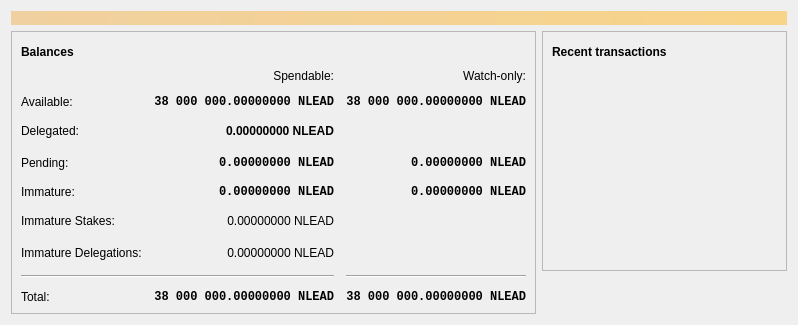
<?xml version="1.0" encoding="UTF-8"?>
<ui version="4.0">
 <class>OverviewPage</class>
 <widget class="QWidget" name="OverviewPage">
  <property name="geometry">
   <rect>
    <x>0</x>
    <y>0</y>
    <width>798</width>
    <height>323</height>
   </rect>
  </property>
  <property name="windowTitle">
   <string>Form</string>
  </property>
  <layout class="QVBoxLayout" name="topLayout">
   <item>
    <widget class="QLabel" name="labelAlerts">
     <property name="visible">
      <bool>false</bool>
     </property>
     <property name="styleSheet">
      <string notr="true">QLabel { background-color: qlineargradient(x1: 0, y1: 0, x2: 1, y2: 0, stop:0 #F0D0A0, stop:1 #F8D488); color:#000000; }</string>
     </property>
     <property name="wordWrap">
      <bool>true</bool>
     </property>
     <property name="margin">
      <number>3</number>
     </property>
     <property name="textInteractionFlags">
      <set>Qt::TextSelectableByMouse</set>
     </property>
    </widget>
   </item>
   <item>
    <layout class="QHBoxLayout" name="horizontalLayout" stretch="1,1">
     <item>
      <layout class="QVBoxLayout" name="verticalLayout_2">
       <item>
        <widget class="QFrame" name="frame">
         <property name="frameShape">
          <enum>QFrame::StyledPanel</enum>
         </property>
         <property name="frameShadow">
          <enum>QFrame::Raised</enum>
         </property>
         <layout class="QVBoxLayout" name="verticalLayout_4">
          <item>
           <layout class="QHBoxLayout" name="horizontalLayout_4">
            <item>
             <widget class="QLabel" name="label_5">
              <property name="font">
               <font>
                <bold>true</bold>
               </font>
              </property>
              <property name="text">
               <string>Balances</string>
              </property>
             </widget>
            </item>
            <item>
             <widget class="QPushButton" name="labelWalletStatus">
              <property name="enabled">
               <bool>true</bool>
              </property>
              <property name="maximumSize">
               <size>
                <width>30</width>
                <height>16777215</height>
               </size>
              </property>
              <property name="toolTip">
               <string>The displayed information may be out of date. Your wallet automatically synchronizes with the Bitcoin network after a connection is established, but this process has not completed yet.</string>
              </property>
              <property name="text">
               <string/>
              </property>
              <property name="icon">
               <iconset resource="../bitcoin.qrc">
                <normaloff>:/icons/warning</normaloff>
                <disabledoff>:/icons/warning</disabledoff>:/icons/warning</iconset>
              </property>
              <property name="iconSize">
               <size>
                <width>24</width>
                <height>24</height>
               </size>
              </property>
              <property name="flat">
               <bool>true</bool>
              </property>
             </widget>
            </item>
            <item>
             <spacer name="horizontalSpacer_3">
              <property name="orientation">
               <enum>Qt::Horizontal</enum>
              </property>
              <property name="sizeHint" stdset="0">
               <size>
                <width>40</width>
                <height>20</height>
               </size>
              </property>
             </spacer>
            </item>
           </layout>
          </item>
          <item>
           <layout class="QGridLayout" name="gridLayout">
            <property name="spacing">
             <number>12</number>
            </property>
            <item row="3" column="2">
             <widget class="QLabel" name="labelWatchPending">
              <property name="font">
               <font>
                <family>Monospace</family>
                <bold>true</bold>
               </font>
              </property>
              <property name="cursor">
               <cursorShape>IBeamCursor</cursorShape>
              </property>
              <property name="toolTip">
               <string>Unconfirmed transactions to watch-only addresses</string>
              </property>
              <property name="text">
               <string notr="true">0.00000000 NLEAD</string>
              </property>
              <property name="alignment">
               <set>Qt::AlignRight|Qt::AlignTrailing|Qt::AlignVCenter</set>
              </property>
              <property name="textInteractionFlags">
               <set>Qt::LinksAccessibleByMouse|Qt::TextSelectableByKeyboard|Qt::TextSelectableByMouse</set>
              </property>
             </widget>
            </item>
            <item row="3" column="1">
             <widget class="QLabel" name="labelUnconfirmed">
              <property name="font">
               <font>
                <family>Monospace</family>
                <bold>true</bold>
               </font>
              </property>
              <property name="cursor">
               <cursorShape>IBeamCursor</cursorShape>
              </property>
              <property name="toolTip">
               <string>Total of transactions that have yet to be confirmed, and do not yet count toward the spendable balance</string>
              </property>
              <property name="text">
               <string notr="true">0.00000000 NLEAD</string>
              </property>
              <property name="alignment">
               <set>Qt::AlignRight|Qt::AlignTrailing|Qt::AlignVCenter</set>
              </property>
              <property name="textInteractionFlags">
               <set>Qt::LinksAccessibleByMouse|Qt::TextSelectableByKeyboard|Qt::TextSelectableByMouse</set>
              </property>
             </widget>
            </item>
            <item row="4" column="2">
             <widget class="QLabel" name="labelWatchImmature">
              <property name="font">
               <font>
                <family>Monospace</family>
                <bold>true</bold>
               </font>
              </property>
              <property name="cursor">
               <cursorShape>IBeamCursor</cursorShape>
              </property>
              <property name="toolTip">
               <string>Mined balance in watch-only addresses that has not yet matured</string>
              </property>
              <property name="text">
               <string notr="true">0.00000000 NLEAD</string>
              </property>
              <property name="alignment">
               <set>Qt::AlignRight|Qt::AlignTrailing|Qt::AlignVCenter</set>
              </property>
              <property name="textInteractionFlags">
               <set>Qt::LinksAccessibleByMouse|Qt::TextSelectableByKeyboard|Qt::TextSelectableByMouse</set>
              </property>
             </widget>
            </item>
            <item row="7" column="0" colspan="2">
             <widget class="Line" name="line">
              <property name="orientation">
               <enum>Qt::Horizontal</enum>
              </property>
             </widget>
            </item>
            <item row="7" column="2">
             <widget class="Line" name="lineWatchBalance">
              <property name="sizePolicy">
               <sizepolicy hsizetype="Preferred" vsizetype="Fixed">
                <horstretch>0</horstretch>
                <verstretch>0</verstretch>
               </sizepolicy>
              </property>
              <property name="minimumSize">
               <size>
                <width>140</width>
                <height>0</height>
               </size>
              </property>
              <property name="orientation">
               <enum>Qt::Horizontal</enum>
              </property>
             </widget>
            </item>
            <item row="8" column="0">
             <widget class="QLabel" name="labelTotalText">
              <property name="text">
               <string>Total:</string>
              </property>
             </widget>
            </item>
            <item row="4" column="1">
             <widget class="QLabel" name="labelImmature">
              <property name="font">
               <font>
                <family>Monospace</family>
                <bold>true</bold>
               </font>
              </property>
              <property name="cursor">
               <cursorShape>IBeamCursor</cursorShape>
              </property>
              <property name="toolTip">
               <string>Mined balance that has not yet matured</string>
              </property>
              <property name="text">
               <string notr="true">0.00000000 NLEAD</string>
              </property>
              <property name="alignment">
               <set>Qt::AlignRight|Qt::AlignTrailing|Qt::AlignVCenter</set>
              </property>
              <property name="textInteractionFlags">
               <set>Qt::LinksAccessibleByMouse|Qt::TextSelectableByKeyboard|Qt::TextSelectableByMouse</set>
              </property>
             </widget>
            </item>
            <item row="3" column="3">
             <spacer name="horizontalSpacer_2">
              <property name="orientation">
               <enum>Qt::Horizontal</enum>
              </property>
              <property name="sizeHint" stdset="0">
               <size>
                <width>40</width>
                <height>20</height>
               </size>
              </property>
             </spacer>
            </item>
            <item row="4" column="0">
             <widget class="QLabel" name="labelImmatureText">
              <property name="text">
               <string>Immature:</string>
              </property>
             </widget>
            </item>
            <item row="5" column="1">
             <widget class="QLabel" name="labelStake">
              <property name="font">
               <font/>
              </property>
              <property name="cursor">
               <cursorShape>IBeamCursor</cursorShape>
              </property>
              <property name="toolTip">
               <string>Stake</string>
              </property>
              <property name="text">
               <string notr="true">0.00000000 NLEAD</string>
              </property>
              <property name="alignment">
               <set>Qt::AlignRight|Qt::AlignTrailing|Qt::AlignVCenter</set>
              </property>
              <property name="textInteractionFlags">
               <set>Qt::LinksAccessibleByMouse|Qt::TextSelectableByKeyboard|Qt::TextSelectableByMouse</set>
              </property>
             </widget>
            </item>
            <item row="5" column="3">
             <spacer name="horizontalSpacer_4">
              <property name="orientation">
               <enum>Qt::Horizontal</enum>
              </property>
              <property name="sizeHint" stdset="0">
               <size>
                <width>40</width>
                <height>20</height>
               </size>
              </property>
             </spacer>
            </item>
            <item row="5" column="0">
             <widget class="QLabel" name="labelStakeText">
              <property name="text">
               <string>Immature Stakes:</string>
              </property>
             </widget>
            </item>
            <item row="6" column="1">
             <widget class="QLabel" name="labelImmatureDelegated">
              <property name="font">
               <font/>
              </property>
              <property name="cursor">
               <cursorShape>IBeamCursor</cursorShape>
              </property>
              <property name="toolTip">
               <string>Immature Delegations</string>
              </property>
              <property name="text">
               <string notr="true">0.00000000 NLEAD</string>
              </property>
              <property name="alignment">
               <set>Qt::AlignRight|Qt::AlignTrailing|Qt::AlignVCenter</set>
              </property>
              <property name="textInteractionFlags">
               <set>Qt::LinksAccessibleByMouse|Qt::TextSelectableByKeyboard|Qt::TextSelectableByMouse</set>
              </property>
             </widget>
            </item>
            <item row="6" column="3">
             <spacer name="horizontalSpacer_6">
              <property name="orientation">
               <enum>Qt::Horizontal</enum>
              </property>
              <property name="sizeHint" stdset="0">
               <size>
                <width>40</width>
                <height>20</height>
               </size>
              </property>
             </spacer>
            </item>
            <item row="6" column="0">
             <widget class="QLabel" name="labelImmatureDelegatedText">
              <property name="text">
               <string>Immature Delegations:</string>
              </property>
             </widget>
            </item>
            <item row="2" column="1">
             <widget class="QLabel" name="labelDelegated">
              <property name="font">
               <font>
                <bold>true</bold>
               </font>
              </property>
              <property name="cursor">
               <cursorShape>IBeamCursor</cursorShape>
              </property>
              <property name="toolTip">
               <string>Delegated</string>
              </property>
              <property name="text">
               <string notr="true">0.00000000 NLEAD</string>
              </property>
              <property name="alignment">
               <set>Qt::AlignRight|Qt::AlignTrailing|Qt::AlignVCenter</set>
              </property>
              <property name="textInteractionFlags">
               <set>Qt::LinksAccessibleByMouse|Qt::TextSelectableByKeyboard|Qt::TextSelectableByMouse</set>
              </property>
             </widget>
            </item>
            <item row="2" column="3">
             <spacer name="horizontalSpacer_5">
              <property name="orientation">
               <enum>Qt::Horizontal</enum>
              </property>
              <property name="sizeHint" stdset="0">
               <size>
                <width>40</width>
                <height>20</height>
               </size>
              </property>
             </spacer>
            </item>
            <item row="2" column="0">
             <widget class="QLabel" name="labelDelegatedText">
              <property name="text">
               <string>Delegated:</string>
              </property>
             </widget>
            </item>
            <item row="8" column="1">
             <widget class="QLabel" name="labelTotal">
              <property name="font">
               <font>
                <family>Monospace</family>
                <bold>true</bold>
               </font>
              </property>
              <property name="cursor">
               <cursorShape>IBeamCursor</cursorShape>
              </property>
              <property name="toolTip">
               <string>Your current total balance</string>
              </property>
              <property name="text">
               <string notr="true">38 000 000.00000000 NLEAD</string>
              </property>
              <property name="alignment">
               <set>Qt::AlignRight|Qt::AlignTrailing|Qt::AlignVCenter</set>
              </property>
              <property name="textInteractionFlags">
               <set>Qt::LinksAccessibleByMouse|Qt::TextSelectableByKeyboard|Qt::TextSelectableByMouse</set>
              </property>
             </widget>
            </item>
            <item row="8" column="2">
             <widget class="QLabel" name="labelWatchTotal">
              <property name="font">
               <font>
                <family>Monospace</family>
                <bold>true</bold>
               </font>
              </property>
              <property name="cursor">
               <cursorShape>IBeamCursor</cursorShape>
              </property>
              <property name="toolTip">
               <string>Current total balance in watch-only addresses</string>
              </property>
              <property name="text">
               <string notr="true">38 000 000.00000000 NLEAD</string>
              </property>
              <property name="alignment">
               <set>Qt::AlignRight|Qt::AlignTrailing|Qt::AlignVCenter</set>
              </property>
              <property name="textInteractionFlags">
               <set>Qt::LinksAccessibleByMouse|Qt::TextSelectableByKeyboard|Qt::TextSelectableByMouse</set>
              </property>
             </widget>
            </item>
            <item row="0" column="2">
             <widget class="QLabel" name="labelWatchonly">
              <property name="text">
               <string>Watch-only:</string>
              </property>
              <property name="alignment">
               <set>Qt::AlignRight|Qt::AlignTrailing|Qt::AlignVCenter</set>
              </property>
             </widget>
            </item>
            <item row="1" column="0">
             <widget class="QLabel" name="labelBalanceText">
              <property name="text">
               <string>Available:</string>
              </property>
             </widget>
            </item>
            <item row="1" column="1">
             <widget class="QLabel" name="labelBalance">
              <property name="font">
               <font>
                <family>Monospace</family>
                <bold>true</bold>
               </font>
              </property>
              <property name="cursor">
               <cursorShape>IBeamCursor</cursorShape>
              </property>
              <property name="toolTip">
               <string>Your current spendable balance</string>
              </property>
              <property name="text">
               <string notr="true">38 000 000.00000000 NLEAD</string>
              </property>
              <property name="alignment">
               <set>Qt::AlignRight|Qt::AlignTrailing|Qt::AlignVCenter</set>
              </property>
              <property name="textInteractionFlags">
               <set>Qt::LinksAccessibleByMouse|Qt::TextSelectableByKeyboard|Qt::TextSelectableByMouse</set>
              </property>
             </widget>
            </item>
            <item row="1" column="2">
             <widget class="QLabel" name="labelWatchAvailable">
              <property name="font">
               <font>
                <family>Monospace</family>
                <bold>true</bold>
               </font>
              </property>
              <property name="cursor">
               <cursorShape>IBeamCursor</cursorShape>
              </property>
              <property name="toolTip">
               <string>Your current balance in watch-only addresses</string>
              </property>
              <property name="text">
               <string notr="true">38 000 000.00000000 NLEAD</string>
              </property>
              <property name="alignment">
               <set>Qt::AlignRight|Qt::AlignTrailing|Qt::AlignVCenter</set>
              </property>
              <property name="textInteractionFlags">
               <set>Qt::LinksAccessibleByMouse|Qt::TextSelectableByKeyboard|Qt::TextSelectableByMouse</set>
              </property>
             </widget>
            </item>
            <item row="3" column="0">
             <widget class="QLabel" name="labelPendingText">
              <property name="text">
               <string>Pending:</string>
              </property>
             </widget>
            </item>
            <item row="0" column="1">
             <widget class="QLabel" name="labelSpendable">
              <property name="text">
               <string>Spendable:</string>
              </property>
              <property name="alignment">
               <set>Qt::AlignRight|Qt::AlignTrailing|Qt::AlignVCenter</set>
              </property>
             </widget>
            </item>
           </layout>
          </item>
         </layout>
        </widget>
       </item>
       <item>
        <spacer name="verticalSpacer">
         <property name="orientation">
          <enum>Qt::Vertical</enum>
         </property>
         <property name="sizeHint" stdset="0">
          <size>
           <width>20</width>
           <height>40</height>
          </size>
         </property>
        </spacer>
       </item>
      </layout>
     </item>
     <item>
      <layout class="QVBoxLayout" name="verticalLayout_3">
       <item>
        <widget class="QFrame" name="frame_2">
         <property name="frameShape">
          <enum>QFrame::StyledPanel</enum>
         </property>
         <property name="frameShadow">
          <enum>QFrame::Raised</enum>
         </property>
         <layout class="QVBoxLayout" name="verticalLayout">
          <item>
           <layout class="QHBoxLayout" name="horizontalLayout_2">
            <item>
             <widget class="QLabel" name="label_4">
              <property name="font">
               <font>
                <bold>true</bold>
               </font>
              </property>
              <property name="text">
               <string>Recent transactions</string>
              </property>
             </widget>
            </item>
            <item>
             <widget class="QPushButton" name="labelTransactionsStatus">
              <property name="enabled">
               <bool>true</bool>
              </property>
              <property name="maximumSize">
               <size>
                <width>30</width>
                <height>16777215</height>
               </size>
              </property>
              <property name="toolTip">
               <string>The displayed information may be out of date. Your wallet automatically synchronizes with the Bitcoin network after a connection is established, but this process has not completed yet.</string>
              </property>
              <property name="text">
               <string/>
              </property>
              <property name="icon">
               <iconset resource="../bitcoin.qrc">
                <normaloff>:/icons/warning</normaloff>
                <disabledoff>:/icons/warning</disabledoff>:/icons/warning</iconset>
              </property>
              <property name="iconSize">
               <size>
                <width>24</width>
                <height>24</height>
               </size>
              </property>
              <property name="flat">
               <bool>true</bool>
              </property>
             </widget>
            </item>
            <item>
             <spacer name="horizontalSpacer">
              <property name="orientation">
               <enum>Qt::Horizontal</enum>
              </property>
              <property name="sizeHint" stdset="0">
               <size>
                <width>40</width>
                <height>20</height>
               </size>
              </property>
             </spacer>
            </item>
           </layout>
          </item>
          <item>
           <widget class="QListView" name="listTransactions">
            <property name="styleSheet">
             <string notr="true">QListView { background: transparent; }</string>
            </property>
            <property name="frameShape">
             <enum>QFrame::NoFrame</enum>
            </property>
            <property name="verticalScrollBarPolicy">
             <enum>Qt::ScrollBarAlwaysOff</enum>
            </property>
            <property name="horizontalScrollBarPolicy">
             <enum>Qt::ScrollBarAlwaysOff</enum>
            </property>
            <property name="selectionMode">
             <enum>QAbstractItemView::NoSelection</enum>
            </property>
           </widget>
          </item>
         </layout>
        </widget>
       </item>
       <item>
        <spacer name="verticalSpacer_2">
         <property name="orientation">
          <enum>Qt::Vertical</enum>
         </property>
         <property name="sizeHint" stdset="0">
          <size>
           <width>20</width>
           <height>40</height>
          </size>
         </property>
        </spacer>
       </item>
      </layout>
     </item>
    </layout>
   </item>
  </layout>
 </widget>
 <resources>
  <include location="../bitcoin.qrc"/>
 </resources>
 <connections/>
</ui>
